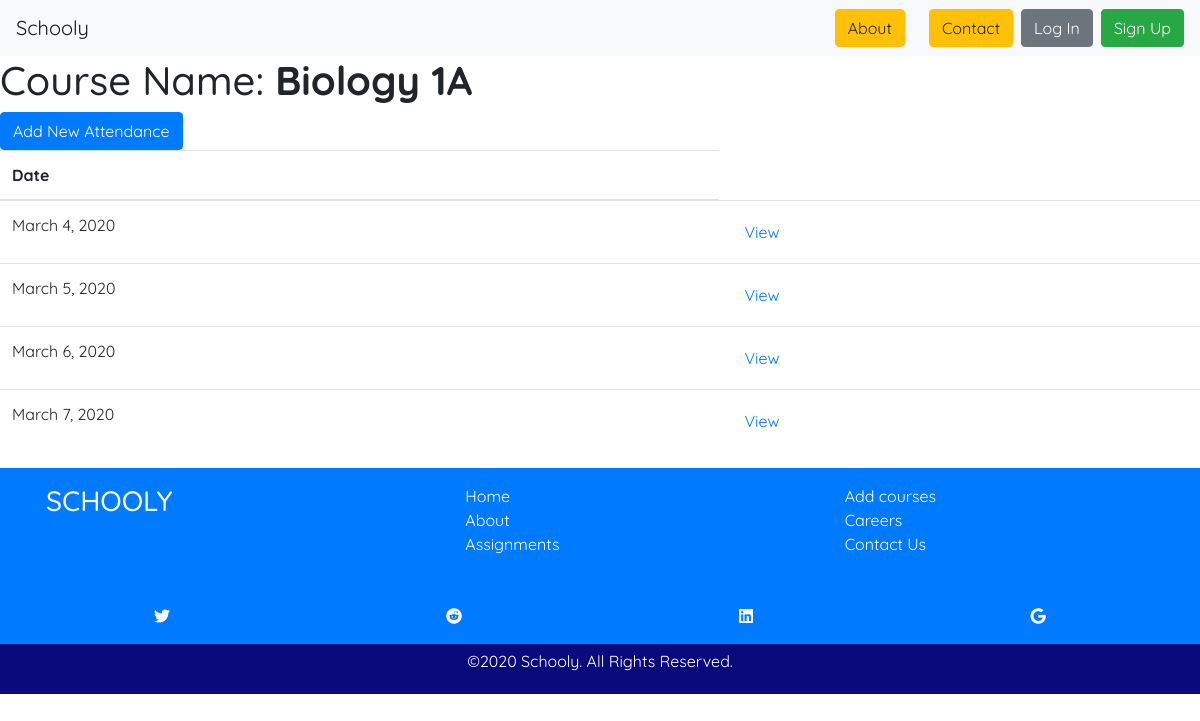
/attendance/courses/1/, run on an earlier commit of the app's database.
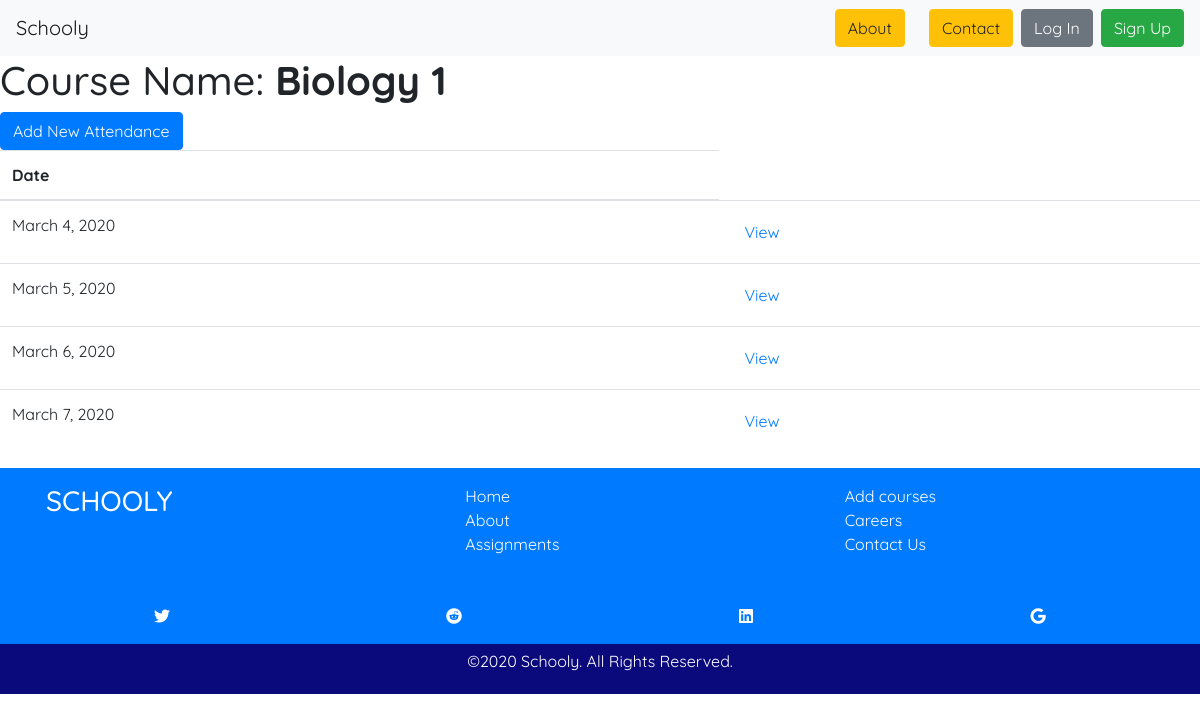
And on a later commit of the database.
### classes/models.py (models this page shows, shortened)
class Course(models.Model):
    course_name = models.CharField(max_length=150)
    slug = models.CharField(max_length=30, blank=True, editable=False,
                            help_text="Unique URL path to access this page. Generated by the system.")
    course_teacher = models.CharField(max_length=150, null=True)
    description = models.CharField(max_length=250)
    assigments = models.ManyToManyField(Assignment, blank=True, null=True, related_name="course_assignments")

### attendance/views.py (the view)
# urls.py: path('courses/<int:pk>/', views.AttendanceCourseDetailView.as_view(), name='courseattendance-detail-page'),
class AttendanceCourseDetailView(View):
    def get(self, request, *args, **kwargs):
        course = get_object_or_404(Course, pk=kwargs['pk'])
        attendances = CourseAttendance.objects.filter(course=course)
        context = {'course': course, 'attendances': attendances}
        return render(request, 'courseattendance_detail.html', context)

### classes/templates/courseattendance_detail.html
{% extends 'base.html' %}
{% block content %}
<h1>Course Name: <b>{{ course.course_name }}</b></h1>
<a class="btn btn-primary" href="#" role="button">Add New Attendance</a>
<table class="table">
    <thead>
      <tr>
        <th scope="col">Date</th>
      </tr>
    </thead>
    <tbody>
      {% for attendance in attendances %}
      <tr>
        <td href="#">{{ attendance.date}}</td>
        <td><a class="btn btn-link" href="{% url 'attendance-detail-page' course.id %}" role="button">View</a></td>
      </tr>
      {% endfor %}
    </tbody>
  </table>
{% endblock %}

What changed in the data, as far as the page shows it:
changed Course: course_name "Biology 1A" → "Biology 1"
